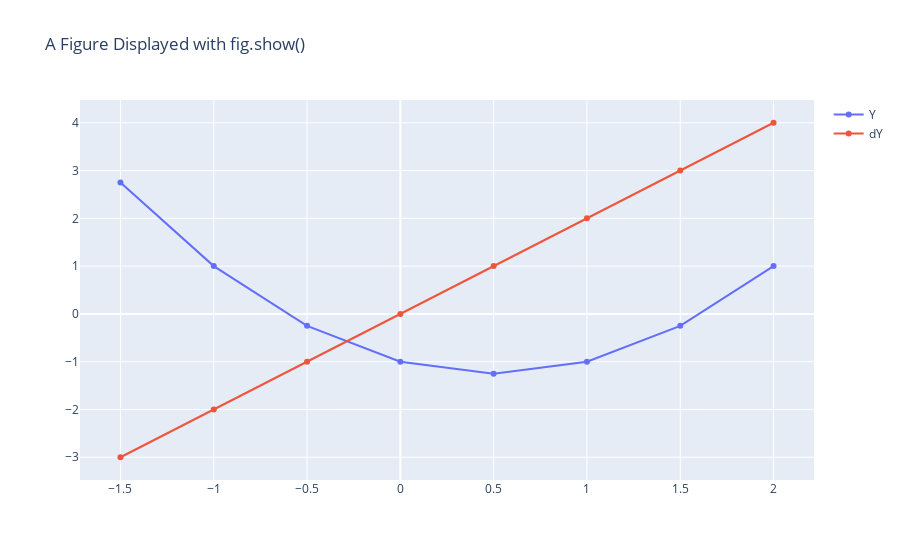

Notebook code cell kept with this figure:
### Code cell
fig = go.Figure(
    data=[go.Scatter(x=X, y=Y, name="Y"), go.Scatter(x=X, y=dY, name="dY")],
    layout_title_text="Line equation"
)
fig.show(renderer="jupyterlab")

### Figure 1 — Plotly figure (JSON) as saved in the notebook; plotly's stock layout.template omitted (floating-point values rounded to 4 significant figures)
{"data": [{"name": "Y", "type": "scatter", "x": [-1.5, -1, -0.5, 0, 0.5, 1, 1.5, 2], "y": [2.75, 1, -0.25, -1, -1.25, -1, -0.25, 1]}, {"name": "dY", "type": "scatter", "x": [-1.5, -1, -0.5, 0, 0.5, 1, 1.5, 2], "y": [-3, -2, -1, 0, 1, 2, 3, 4]}], "layout": {"autosize": true, "title": {"text": "A Figure Displayed with fig.show()"}, "xaxis": {"autorange": true, "range": [-1.716, 2.216], "type": "linear"}, "yaxis": {"autorange": true, "range": [-3.513, 4.513], "type": "linear"}}}
